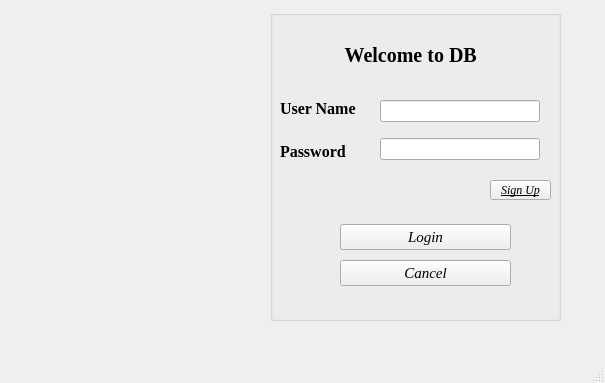
<?xml version="1.0" encoding="UTF-8"?>
<ui version="4.0">
 <class>MainWindow</class>
 <widget class="QMainWindow" name="MainWindow">
  <property name="geometry">
   <rect>
    <x>0</x>
    <y>0</y>
    <width>605</width>
    <height>383</height>
   </rect>
  </property>
  <property name="windowTitle">
   <string>MainWindow</string>
  </property>
  <property name="tabShape">
   <enum>QTabWidget::TabShape::Rounded</enum>
  </property>
  <widget class="QWidget" name="centralwidget">
   <widget class="QGroupBox" name="groupBox">
    <property name="geometry">
     <rect>
      <x>270</x>
      <y>10</y>
      <width>291</width>
      <height>311</height>
     </rect>
    </property>
    <property name="title">
     <string/>
    </property>
    <widget class="QLabel" name="label">
     <property name="geometry">
      <rect>
       <x>70</x>
       <y>30</y>
       <width>161</width>
       <height>31</height>
      </rect>
     </property>
     <property name="font">
      <font>
       <family>Times New Roman</family>
       <pointsize>15</pointsize>
       <italic>false</italic>
       <bold>true</bold>
      </font>
     </property>
     <property name="text">
      <string> Welcome to DB</string>
     </property>
    </widget>
    <widget class="QWidget" name="verticalLayoutWidget">
     <property name="geometry">
      <rect>
       <x>10</x>
       <y>80</y>
       <width>91</width>
       <height>80</height>
      </rect>
     </property>
     <layout class="QVBoxLayout" name="verticalLayout">
      <item>
       <widget class="QLabel" name="label_UserName">
        <property name="font">
         <font>
          <family>Times New Roman</family>
          <pointsize>12</pointsize>
          <bold>true</bold>
         </font>
        </property>
        <property name="text">
         <string>User Name</string>
        </property>
       </widget>
      </item>
      <item>
       <widget class="QLabel" name="label_Password">
        <property name="font">
         <font>
          <family>Times New Roman</family>
          <pointsize>12</pointsize>
          <bold>true</bold>
         </font>
        </property>
        <property name="text">
         <string>Password</string>
        </property>
       </widget>
      </item>
     </layout>
    </widget>
    <widget class="QWidget" name="verticalLayoutWidget_2">
     <property name="geometry">
      <rect>
       <x>110</x>
       <y>80</y>
       <width>160</width>
       <height>80</height>
      </rect>
     </property>
     <layout class="QVBoxLayout" name="verticalLayout_2">
      <item>
       <widget class="QLineEdit" name="lineEdit_UserName">
        <property name="font">
         <font>
          <strikeout>false</strikeout>
         </font>
        </property>
       </widget>
      </item>
      <item>
       <widget class="QLineEdit" name="lineEdit_Password">
        <property name="echoMode">
         <enum>QLineEdit::EchoMode::Password</enum>
        </property>
       </widget>
      </item>
     </layout>
    </widget>
    <widget class="QWidget" name="verticalLayoutWidget_3">
     <property name="geometry">
      <rect>
       <x>70</x>
       <y>210</y>
       <width>171</width>
       <height>71</height>
      </rect>
     </property>
     <layout class="QVBoxLayout" name="verticalLayout_3">
      <item>
       <widget class="QPushButton" name="pushButton_Login">
        <property name="font">
         <font>
          <family>Times New Roman</family>
          <pointsize>11</pointsize>
          <italic>true</italic>
          <bold>false</bold>
          <underline>false</underline>
          <strikeout>false</strikeout>
          <kerning>true</kerning>
         </font>
        </property>
        <property name="text">
         <string>Login</string>
        </property>
       </widget>
      </item>
      <item>
       <widget class="QPushButton" name="pushButton_Cancel">
        <property name="font">
         <font>
          <family>Times New Roman</family>
          <pointsize>11</pointsize>
          <italic>true</italic>
          <bold>false</bold>
         </font>
        </property>
        <property name="text">
         <string>Cancel</string>
        </property>
       </widget>
      </item>
     </layout>
    </widget>
    <widget class="QPushButton" name="pushButton_SignUp">
     <property name="geometry">
      <rect>
       <x>220</x>
       <y>170</y>
       <width>61</width>
       <height>20</height>
      </rect>
     </property>
     <property name="font">
      <font>
       <family>Times New Roman</family>
       <italic>true</italic>
       <bold>false</bold>
       <underline>true</underline>
      </font>
     </property>
     <property name="text">
      <string>Sign Up</string>
     </property>
     <property name="checkable">
      <bool>false</bool>
     </property>
     <property name="autoRepeat">
      <bool>false</bool>
     </property>
    </widget>
   </widget>
   <widget class="QLabel" name="label_picLogin">
    <property name="geometry">
     <rect>
      <x>10</x>
      <y>60</y>
      <width>221</width>
      <height>231</height>
     </rect>
    </property>
    <property name="text">
     <string/>
    </property>
   </widget>
  </widget>
  <widget class="QMenuBar" name="menubar">
   <property name="geometry">
    <rect>
     <x>0</x>
     <y>0</y>
     <width>605</width>
     <height>20</height>
    </rect>
   </property>
  </widget>
  <widget class="QStatusBar" name="statusbar"/>
 </widget>
 <resources/>
 <connections/>
</ui>
